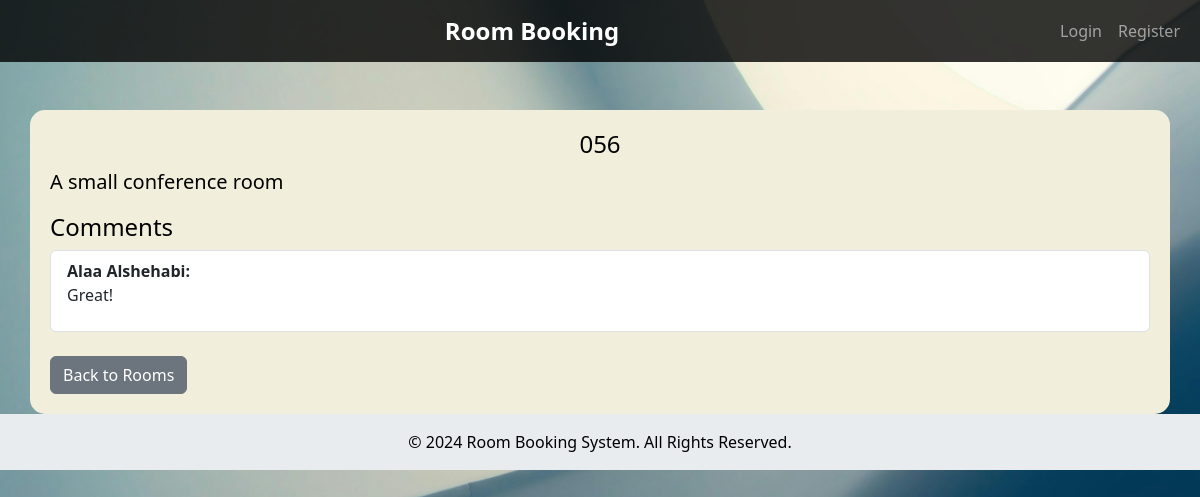
Screenshot of /room_details.php?id=4 with the database file from the repository.
### tables this page shows
CREATE TABLE `rooms` (
  `id` int(11) NOT NULL,
  `room_name` varchar(100) NOT NULL,
  `capacity` int(11) NOT NULL,
  `description` text DEFAULT NULL,
  `equipment` text DEFAULT NULL,
  `created_at` timestamp NOT NULL DEFAULT current_timestamp(),
  `updated_at` timestamp NOT NULL DEFAULT current_timestamp() ON UPDATE current_timestamp()
);

CREATE TABLE `comments` (
  `id` int(11) NOT NULL,
  `room_id` int(11) NOT NULL,
  `user_id` int(11) NOT NULL,
  `comment` text NOT NULL,
  `response` text DEFAULT NULL,
  `created_at` timestamp NOT NULL DEFAULT current_timestamp(),
  `updated_at` timestamp NOT NULL DEFAULT current_timestamp() ON UPDATE current_timestamp()
);

CREATE TABLE `users` (
  `id` int(11) NOT NULL,
  `name` varchar(100) NOT NULL,
  `email` varchar(100) NOT NULL,
  `password` varchar(255) NOT NULL,
  `profile_picture` varchar(255) DEFAULT NULL,
  `user_type` enum('admin','user') NOT NULL DEFAULT 'user'
);

### room_details.php (the view, shortened to what this page needs)
<?php
require 'connection.php';
include 'header.php';
$room_id = $_GET['id'];
$stmt = $pdo->prepare("SELECT * FROM rooms WHERE id = :id");
$stmt->execute(['id' => $room_id]);
$room = $stmt->fetch(PDO::FETCH_ASSOC);
$stmt = $pdo->prepare("SELECT c.comment, u.name AS user_name
                       FROM comments c
                       JOIN users u ON c.user_id = u.id
                       WHERE c.room_id = :room_id
                       ORDER BY c.created_at DESC");
$stmt->execute(['room_id' => $room_id]);
$comments = $stmt->fetchAll(PDO::FETCH_ASSOC);
?>
<div class="container mt-5">
    <h2 class="text-center"><?= htmlspecialchars($room['room_name']) ?></h2>
    <p class="lead"><?= htmlspecialchars($room['description']) ?></p>
    <h4>Comments</h4>
    <?php if (empty($comments)): ?>
        <p>No comments yet. Be the first to comment!</p>
    <?php else: ?>
        <ul class="list-group">
            <?php foreach ($comments as $comment): ?>
                <li class="list-group-item">
                    <strong><?= htmlspecialchars($comment['user_name']) ?>:</strong>
                    <p><?= htmlspecialchars($comment['comment']) ?></p>
                </li>
            <?php endforeach; ?>
        </ul>
    <?php endif; ?>
    <a href="rooms.php" class="btn btn-secondary mt-4">Back to Rooms</a>
</div>
<?php include 'footer.php'; ?>

### header.php (style rules this page uses)
body { background: url('room4.jpg') no-repeat center center fixed; background-size: cover; color: black; }
h1, h2 { color: black; }
h2 { font-size: 1.5rem; }
.container { background-color: #f1efdb; border-radius: 15px; padding: 20px; margin-top: 20px; }

### rows the page displays
rooms: room_name "056", description "A small conference room"
comments: user.name "Alaa Alshehabi", comment "Great!"
